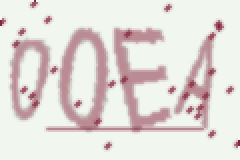
#> input picture hua/00EA3636.png, 120 x 80 px (shown 2 times larger)
$ python -i ClearNoise.py   (imports and definitions only)
#> lines starting #> are read from the running program, lines starting #| are printed output that depends on the picture; after the words box and inside, x2 and y2 are one past the last pixel; in counts of white or black regions, pixels touching at a corner belong together
#> further down, picture is the input picture: PIL image 120x80 RGB; mean R, G, B 226.6, 220.6, 216
#pre_image()返回一个降噪完成的image
from PIL import Image,ImageDraw,ImageChops
import os

# 验证码预处理降噪
# 预处理结束后返回0/255二值图像
def pre_image(image):
    # 将图片转换成灰度图片
    image = image.convert("L")
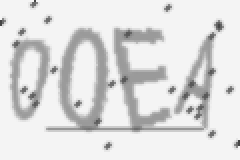
#> image: PIL image 120x80 L (shown 2 times larger); min 69, max 244, mean 221.7

    # 二值化,得到0/255二值图片
    # 阀值threshold = 180
    image = iamge2imbw(image,200)

    # 对二值图片进行降噪
    # N = 4
    clear_noise(image,2)
    return image

# 灰度图像二值化,返回0/255二值图像
def iamge2imbw(image,threshold):
    # 设置二值化阀值
#> called with threshold = 200
    table = []
    for i in range(256):
        if i < threshold:
            table.append(0)
        else:
            table.append(1)

    # 像素值变为0,1
    image = image.point(table,'1')
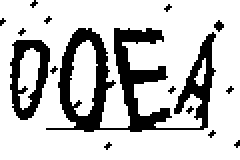
#> image: PIL image 120x80 1 (shown 2 times larger); 77.2% white; 15 black regions (13 under 20 px), largest, box (x1, y1, x2, y2) and area: (23, 14, 108, 66) 1679, (5, 20, 25, 60) 397

    # 像素值变为0,255
    image = image.convert('L')
    return image

# 根据一个点A的灰度值(0/255值),与周围的8个点的值比较
# 降噪率N: N=1,2,3,4,5,6,7
# 当A的值与周围8个点的相等数小于N时,此点为噪点
# 如果确认是噪声,用该点的上面一个点的值进行替换
def get_near_pixel1(image,x,y,N):
    pix = image.getpixel((x,y))
    k = 3
    near_dots = 0
    if pix == image.getpixel((x - 3,y - 3)):
        near_dots += 1
    if pix == image.getpixel((x - 3,y)):
        near_dots += 1
    if pix == image.getpixel((x - 3,y + 3)):
        near_dots += 1
    if pix == image.getpixel((x,y - 3)):
        near_dots += 1
    if pix == image.getpixel((x,y + 3)):
        near_dots += 1
    if pix == image.getpixel((x + 3,y - 3)):
        near_dots += 1
    if pix == image.getpixel((x + 3,y)):
        near_dots += 1
    if pix == image.getpixel((x + 3,y + 3)):
        near_dots += 1

    if near_dots < N:
        # 确定是噪声,用上面一个点的值代替
        return image.getpixel((x,max(0,y-3)))
    else:
        return None
def get_near_pixel2(image,x,y,N):
    pix = image.getpixel((x,y))
    near_dots = 0
    if pix == image.getpixel((x - 1,y - 1)):
        near_dots += 1
    if pix == image.getpixel((x - 1,y)):
        near_dots += 1
    if pix == image.getpixel((x - 1,y + 1)):
        near_dots += 1
    if pix == image.getpixel((x,y - 1)):
        near_dots += 1
    if pix == image.getpixel((x,y + 1)):
        near_dots += 1
    if pix == image.getpixel((x + 1,y - 1)):
        near_dots += 1
    if pix == image.getpixel((x + 1,y)):
        near_dots += 1
    if pix == image.getpixel((x + 1,y + 1)):
        near_dots += 1

    if near_dots < N:
        # 确定是噪声,用上面一个点的值代替
        return image.getpixel((x,max(0,y-3)))
    else:
        return None

# 降噪处理
def clear_noise(image,N):
#> called with N = 2
    draw = ImageDraw.Draw(image)

    # 外面一圈变白色
    Width,Height=image.size
#> Width = 120; Height = 80
    for x in range(Width):
        draw.point((x,0),255)
        draw.point((x,Height-1),255)
    for y in range(Height):
        draw.point((0,y),255)
        draw.point((Width-1,y),255)

    # 内部降噪
    for x in range(3,Width - 3):
        for y in range(3,Height - 3):
            color = get_near_pixel1(image,x,y,N)
            if color != None:
                draw.point((x,y),color)
#> this loop made 114 passes
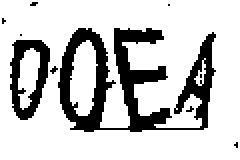
#> image: PIL image 120x80 L (shown 2 times larger); 78.1% white; 10 black regions (8 under 20 px), largest, box (x1, y1, x2, y2) and area: (29, 14, 108, 66) 1672, (5, 20, 25, 60) 394
    for x in range(3,Width - 3):
        for y in range(3,Height - 3):
            color = get_near_pixel2(image,x,y,4)
            if color != None:
                draw.point((x,y),color)
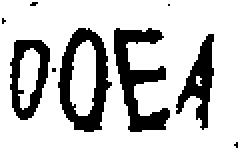
#> image: PIL image 120x80 L (shown 2 times larger); 78.4% white; 9 black regions (5 under 20 px), largest, box (x1, y1, x2, y2) and area: (57, 14, 85, 66) 646, (29, 14, 56, 66) 626, (5, 20, 25, 60) 393, (88, 17, 107, 65) 387


def main():
    for cur_num in range(0,10):

        image = Image.open("./"+str(cur_num)+'.png')


        image=pre_image(image)

        image.save("./"+'result'+str(cur_num)+'.png',format='png')


# [2 lines not run here, left out]

>>> from PIL import Image
>>> picture = Image.open('hua/00EA3636.png')
>>> result = pre_image(picture)

$ run again, on hua/0a764569.png
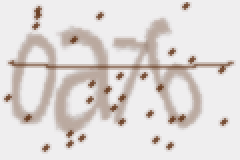
#> input picture hua/0a764569.png, 120 x 80 px (shown 2 times larger)
#> picture is the input picture: PIL image 120x80 RGB; mean R, G, B 223.3, 217.7, 215.7
#> in iamge2imbw, `image = image.point(table,'1')`:
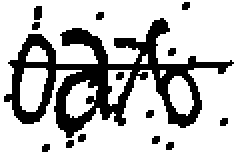
#> image: PIL image 120x80 1 (shown 2 times larger); 75.5% white; 14 black regions (12 under 20 px), largest, box (x1, y1, x2, y2) and area: (2, 9, 117, 69) 2160, (17, 3, 21, 10) 26
#> the loop in clear_noise, `for x in range(3,Width - 3):` made 114 passes
#> after the loop in clear_noise, `for x in range(3,Width - 3):`:
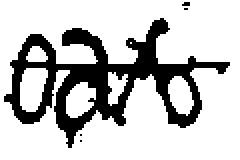
#> image: PIL image 120x80 L (shown 2 times larger); 76.6% white; 5 black regions (4 under 20 px), largest, box (x1, y1, x2, y2) and area: (2, 9, 115, 74) 2237

$ run again, on hua/0abh9519.png
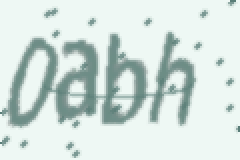
#> input picture hua/0abh9519.png, 120 x 80 px (shown 2 times larger)
#> picture is the input picture: PIL image 120x80 RGB; mean R, G, B 210.9, 225, 220.5
#> in iamge2imbw, `image = image.point(table,'1')`:
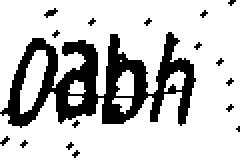
#> image: PIL image 120x80 1 (shown 2 times larger); 77.6% white; 17 black regions (16 under 20 px), largest, box (x1, y1, x2, y2) and area: (0, 16, 98, 64) 2016
#> the loop in clear_noise, `for x in range(3,Width - 3):` made 114 passes
#> after the loop in clear_noise, `for x in range(3,Width - 3):`:
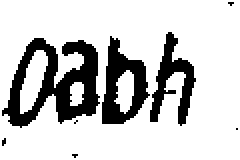
#> image: PIL image 120x80 L (shown 2 times larger); 79% white; 8 black regions (5 under 20 px), largest, box (x1, y1, x2, y2) and area: (1, 19, 50, 64) 1045, (51, 18, 75, 62) 530, (75, 16, 98, 63) 425
